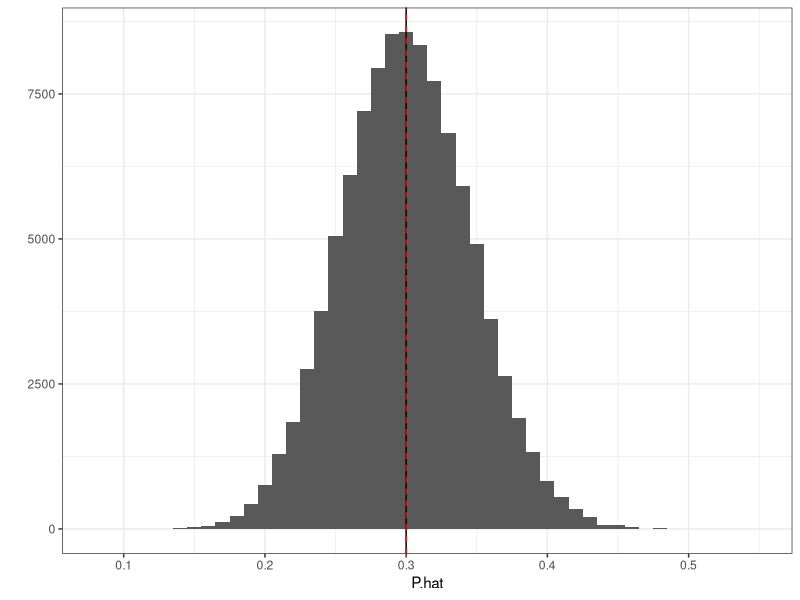
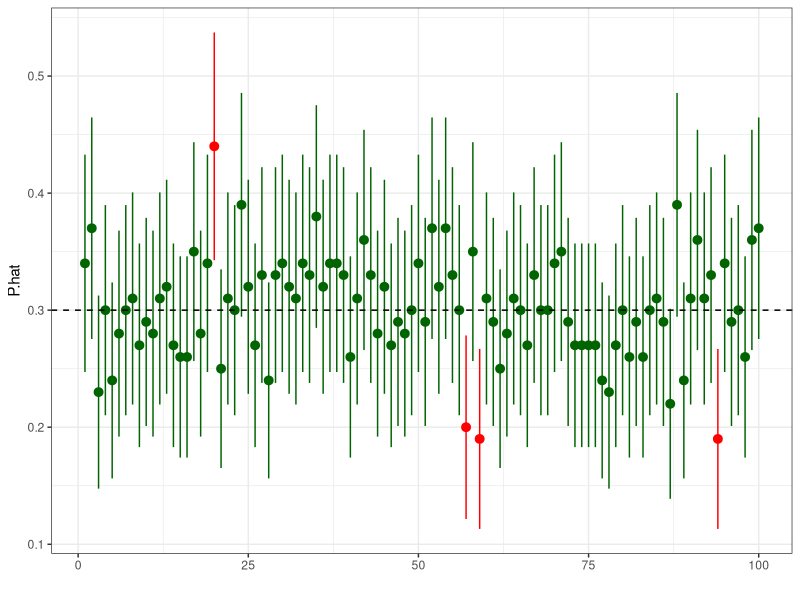
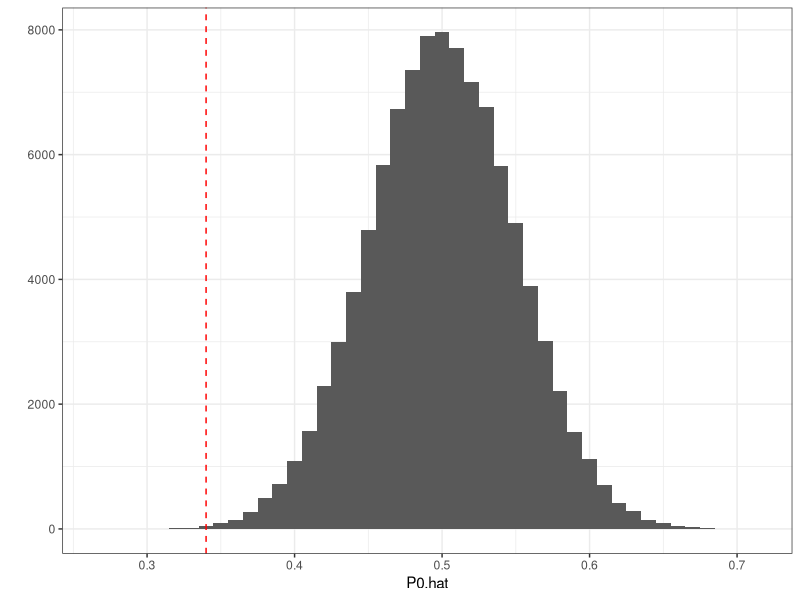
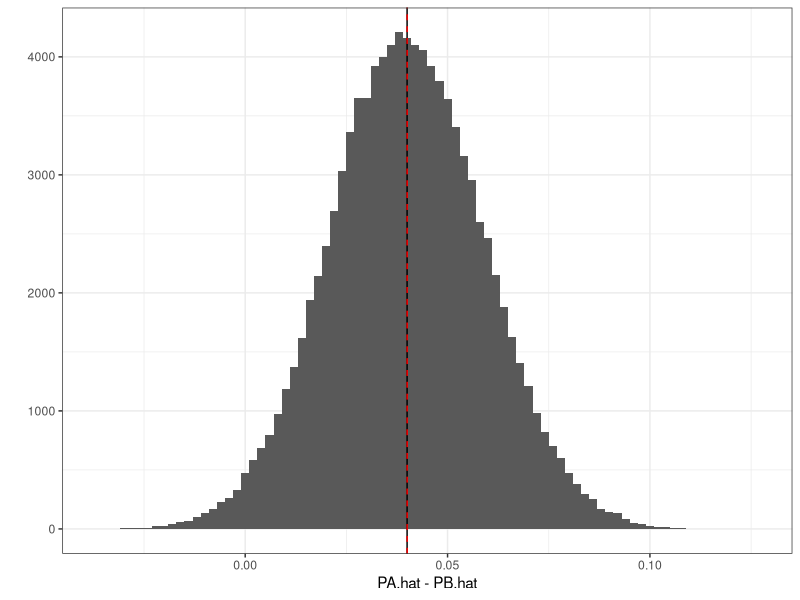

Generate these figures, in order, with R: (Note: this script raises an error after producing the figures.)
## ---- chunk 1
library(ggplot2)
library(reshape)

theme_set(theme_bw())

set.seed(42)
## ---- chunk 2
p <- 0.3
n <- 100
P.hat <- rep(0,10^5)
for(i in 1:10^5) {
  X <- rbinom(n,1,p)
  P.hat[i] <- mean(X)
}

P.hat2 <- rep(0,10^4)
for(i in 1:10^4) {
  X <- rbinom(1000,1,p)
  P.hat2[i] <- mean(X)
}


# plot the sampling distribution
qplot(x=P.hat, geom="histogram", binwidth=0.01) +
  geom_vline(xintercept=p) +
  geom_vline(xintercept=mean(P.hat), linetype=2, color="red") +
  xlim(0.08,0.55)
## ---- chunk 3
# compute upper and lower confidence intervals
LCL <- P.hat - 1.96*sqrt(P.hat*(1-P.hat)/n)
UCL <- P.hat + 1.96*sqrt(P.hat*(1-P.hat)/n)

# check how often the true proportion is contained in the estimated confidence interval
mean(p >= LCL & p <= UCL)

# plot 100 confidence intervals and the true value
plot_data <- data.frame(P.hat, LCL, UCL)[1:100,]
plot_data <- transform(plot_data, contains_p=(p >= LCL & p <= UCL))
ggplot(data=plot_data, aes(x=1:nrow(plot_data), y=P.hat, color=contains_p)) +
  geom_pointrange(aes(ymin=LCL, ymax=UCL)) +
  geom_hline(yintercept=p, linetype=2) +
  xlab('') +
  scale_color_manual(values=c("red","darkgreen")) +
  theme(legend.position="none")
## ---- chunk 4
# construct a null distribution: what would happen if the coin were fair?
p <- 0.5
n <- 100
P0.hat <- rep(0,10^5)
for(i in 1:10^5) {
  X <- rbinom(n,1,p)
  P0.hat[i] <- mean(X)
}

# plot the null distribution and see where the observed estimate lies in it
qplot(x=P0.hat, geom="histogram", binwidth=0.01) +
  geom_vline(xintercept=P.hat[1], linetype=2, color="red")

# compare this to one of our experiments with the biased coin above
# how likely is it that we would see an estimate this extreme if the coin really were fair?
num.as.extreme <- sum(P0.hat <= P.hat[1])
p.value <- num.as.extreme / length(P.hat)
## ---- chunk 5
pa <- 0.12
pb <- 0.08
n <- 500
PA.hat <- rep(0,10^5)
PB.hat <- rep(0,10^5)
for(i in 1:10^5) {
  XA <- rbinom(n,1,pa)
  PA.hat[i] <- mean(XA)
  XB <- rbinom(n,1,pb)
  PB.hat[i] <- mean(XB)
}

# plot the sampling distribution of the difference
qplot(x=PA.hat-PB.hat, geom="histogram", binwidth=0.002) +
  geom_vline(xintercept=pa-pb) +
  geom_vline(xintercept=mean(PA.hat-PB.hat), linetype=2, color="red")

# wrangle the results into one data frame
PA.hat <- data.frame(PA.hat)
PA.hat$split <- 'A'
PA.hat$trial <- 1:nrow(PA.hat)
names(PA.hat) <- c('P.hat', 'split', 'trial')
PB.hat <- data.frame(PB.hat)
PB.hat$split <- 'B'
PB.hat$trial <- 1:nrow(PB.hat)
names(PB.hat) <- c('P.hat', 'split', 'trial')
plot_data <- rbind(PA.hat, PB.hat)

# plot the sampling distributions for each split
qplot(data=plot_data, x=P.hat, fill=split, geom="histogram", position="identity", binwidth=0.002)
## ---- chunk 6
# plot 100 confidence intervals by split
plot_data <- transform(plot_data, 
                       LCL = P.hat - 1.96*sqrt(P.hat*(1-P.hat)/n),
                       UCL = P.hat + 1.96*sqrt(P.hat*(1-P.hat)/n))
plot_data <- subset(plot_data, trial <= 100)
ggplot(data=plot_data, aes(x=trial, y=P.hat, linetype=split, position="dodge")) +
  geom_pointrange(aes(ymin=LCL, ymax=UCL)) +
  xlab('') +
  theme(legend.title=element_blank())
## ---- chunk 7
# construct a null distribution: what would happen if both coins had the same bias (e.g., A and B are the same)?
p0a <- 0.08
p0b <- 0.08
n <- 500
dP0.hat <- rep(0,10^5)
for(i in 1:10^5) {
  XA <- rbinom(n,1,p0a)
  XB <- rbinom(n,1,p0b)
  dP0.hat[i] <- mean(XA-XB)
}

# run one experiment where there is an underlying difference
pa <- 0.12
pb <- 0.08
XA <- rbinom(n,1,pa)
XB <- rbinom(n,1,pb)
dP.hat <- mean(XA - XB)

# plot the null distribution and see where the observed estimate lies in it
qplot(x=dP0.hat, geom="histogram", binwidth=0.01) +
  geom_vline(xintercept=dP.hat, linetype=2, color="red")

# compare this to one of our experiments with the biased coin above
# how likely is it that we would see an estimate this extreme if the coin really were fair?
num.as.extreme <- sum(dP0.hat >= dP.hat)
p.value <- num.as.extreme / length(dP0.hat)
